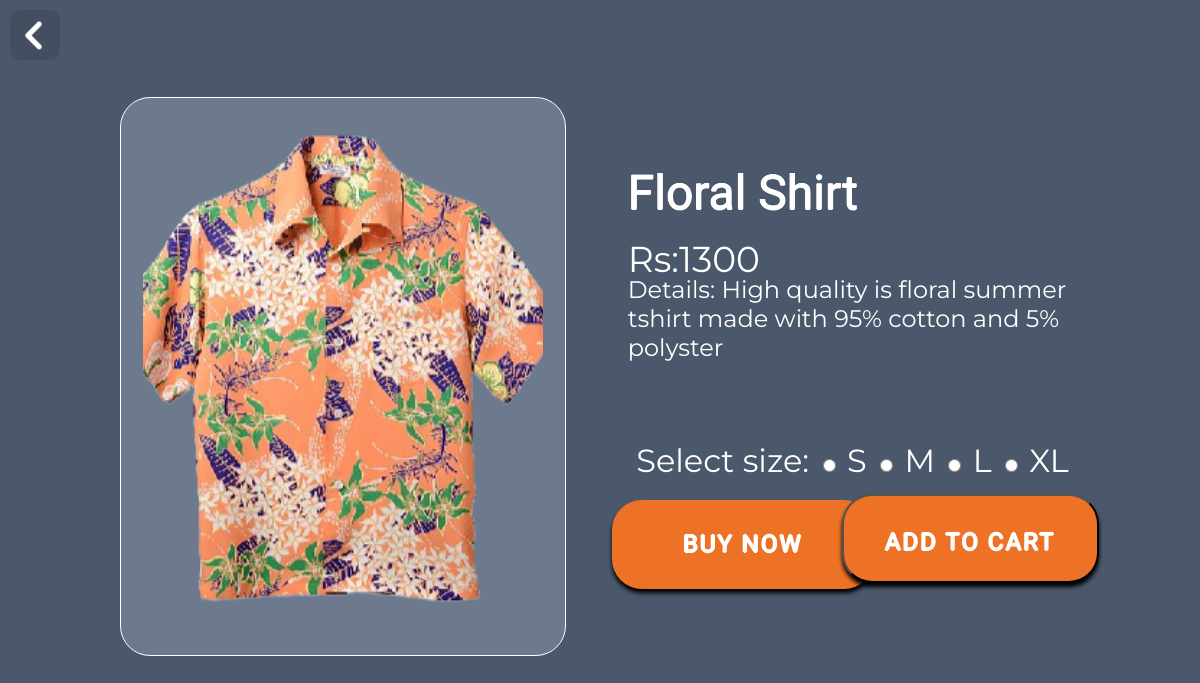
/product/productDetail.php?id=2, run on the app's committed database.
### tables this page shows
CREATE TABLE `products` (
  `product_id` int(11) NOT NULL,
  `product_name` varchar(255) NOT NULL,
  `price` int(11) DEFAULT NULL,
  `category` varchar(50) NOT NULL DEFAULT 'Others',
  `product_image` varchar(255) DEFAULT NULL,
  `description` text DEFAULT NULL
);

### product/productDetail.php (the view, shortened to what this page needs)
<!DOCTYPE html>
<html>
<head>
  <link rel="stylesheet" href="../css/global.css" />
  <link rel="stylesheet" href="../css/nav.css" />
  <link rel="stylesheet" href="../css/productDetail.css" />
</head>
<body>
  <?php
  if (isset($_GET['id'])) {
    $p_id = $_GET['id'];
  }
  include '../database/connectDB.php';
  $sql = "SELECT * FROM Products WHERE product_id= $p_id";
  $result = $mysqli->query($sql);
  if ($result->num_rows > 0) {
    while ($row = $result->fetch_assoc()) {
      ?>
      <div class="product-detail">
              <img id="imgBtn" src="../public/left-arrow.png" alt="">
        <div class="display">
          <div class="disp"><img src="<?php echo '../' . $row['product_image']; ?>"
              alt="<?php echo $row['product_name']; ?>">
          </div>
        </div>
        <div class="left-group">
          <div class="product-description">
            <div class="price">Rs:<?php echo $row['price']; ?>
            </div>
            <div class="product-name">
              <?php echo $row['product_name']; ?>
            </div>
            <div class="product-text">
              Details:
              <?php echo $row['description']; ?>
            </div>
          </div>
        <?php }
  } ?>
      <form action="addToCart.php" method="post" id="addToCartForm">
        <?php
        $sizeStock = [];
        $sql1 = "SELECT size, quantity FROM productsizes WHERE fk_product_id = $p_id";
        $result1 = $mysqli->query($sql1);
        if ($result1->num_rows > 0) {
          while ($row1 = $result1->fetch_assoc()) {
            $sizeStock[$row1['size']] = (int) $row1['quantity'];
          }
        }
        ?>
        <div class="sizes">
          Select size:
          <?php
          foreach ($sizeStock as $size => $quantity): ?>
            <label for="size-<?= $size ?>" class="<?= $quantity === 0 ? 'disabled' : '' ?>">
              <input type="radio" id="size-<?= $size ?>" name="usersize" value="<?= $size ?>" <?= $quantity === 0 ? 'disabled' : '' ?>>
              <span class="size-option">
                <?= $size ?>
              </span>
            </label>
          <?php endforeach; ?>
        </div>
        <div class="buy-now1">
        <a href="../checkoutOneProduct.php?id=<?php echo $p_id; ?>&size=" id="buyNowLink">
            <div class="add-to-cart">Buy Now</div>
          </a>
        </div>
        <div class="buy-now">
          <input type="submit" value="Add To Cart" class="add-to-cart">Add To Cart</input>
        </div>
      </form>
    </div>
  </div>
</body>
</html>

### css/global.css (style rules this page uses)
body { margin: 0; line-height: normal; }
body { overflow-x: hidden; font-family: "tenor sans"; }
a { color: white; text-decoration: none; }

### css/productDetail.css (style rules this page uses)
input[type="submit"] { width: 100%; right: 0; bottom: 0; left: 0; border-radius: 30px; font-family: "Tenor Sans"; color: white; font-size: x-large; background-color: #ed7225; }
.add-to-cart { position: absolute; height: 100%; top: 0; }
.add-to-cart { width: 100%; left: 0; letter-spacing: 2px; line-height: 90px; text-transform: uppercase; display: flex; align-items: center; justify-content: center; text-shadow: 1px 0 0#fff, 0 1px 0#fff, -1px 0 0#fff, 0-1px 0#fff; }
.buy-now { position: absolute; width: 256.63px; height: 89px; top: 106.5%; right: 4.61%; left: 48.94%; font-family: "Tenor Sans"; }
.buy-now1 { position: absolute; top: 0; left: 5.37px; width: 256.63px; height: 89px; }
.buy-now1 { top: 329px; left: 0; width: 262px; border-radius: 30px; background-color: #ed7225; font-family: "Tenor Sans"; }
.buy-now1, input[type="submit"] { box-shadow: 0 4px 4px 0 rgba(0, 0, 0, 2); }
.buy-now1>a { color: white; }
.sizes { padding-top: 270px; width: 481px; height: 60.35px; font-size: 32px; }
.price, .product-name { position: absolute; top: 40%; left: 0; line-height: 90px; text-transform: capitalize; }
.product-name { height: 39.95%; width: 100%; top: 0; font-size: 48px; font-family: "Tenor Sans"; display: flex; align-items: center; text-shadow: 0.5px 0 0#fff, 0 0.5px 0#fff, -0.5px 0 0#fff, 0-0.5px 0#fff; }
.product-description { position: absolute; height: 35.89%; width: 96.63%; top: 0; right: 0; bottom: 64.11%; left: 3.37%; text-align: left; font-size: 36px; }
.left-group { height: 40.82%; width: 39.17%; top: 23.0%; right: 2.85%; bottom: 29.59%; left: 50.99%; color: #fff; font-family: Montserrat; }
.disp, .display, .left-group { position: absolute; }
.disp { height: 100%; width: 100%; top: 0; right: 0; bottom: 0; left: 0; border-radius: 30px; border: 1px solid white; background-color: #6D7A8E; }
.display { height: 75%; width: 37%; top: 13.0%; bottom: 14.06%; left: 10%; }
.product-detail { position: relative; background-color: #4b586b; width: 100%; height: 743px; overflow: hidden; text-align: center; font-size: 24px; color: #f5f5f5; font-family: Abel; }
.product-text { padding-top: 23%; font-size: X-large; }
.disp img { width: 90%; height: 90%; object-fit: cover; padding-top: 20px; }
#imgBtn { position: absolute; left: 0; top: 0; width: 50px; height: 50px; border-radius: 10px; background-color: rgba(0, 0, 0, 0.1); margin-left: 10px; margin-top: 10px; }

### data on the page
products: product_image (picture), price "1300", product_name "Floral Shirt", description "High quality is floral summer tshirt made with 95% cotton and 5% polyster"

### other printed values
$size "S"
$size "M"
$size "L"
$size "XL"
